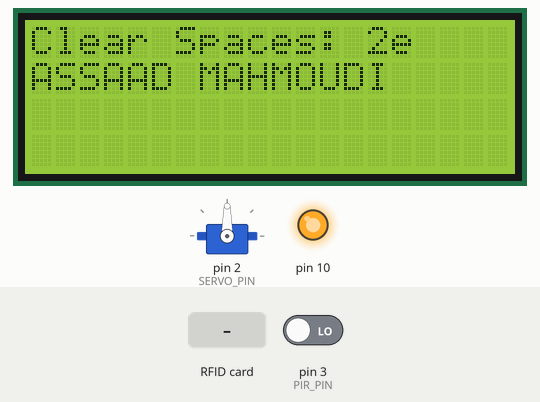
This sketch was run on a simulated Arduino Uno, built with avr-gcc and run on an emulated ATmega328P. On the bench: 20×4 character LCD, servo, output pins drawn as LEDs (lit = HIGH). Wiring (inferred from the names in the program): 2 × IR receiver: data pin 4 / data pin 5. The test bench sets the inputs (shaded band); at power-on: pin 3 (PIR_PIN) LOW. What the sketch prints to the serial monitor is not drawn.

Above: at 3.2 s.
3.3 s: RFID card B3 D8 89 1F held to the reader
At 7.3 s:
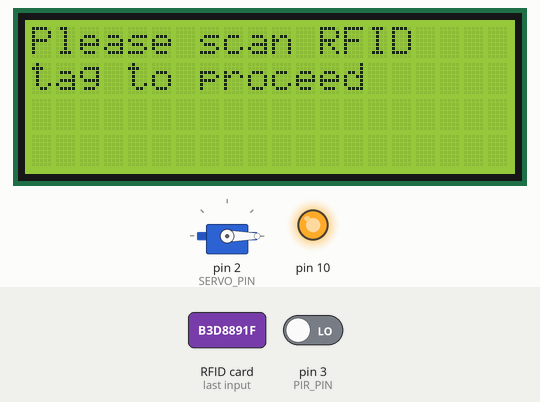
9.7 s: pin 3 (PIR_PIN) driven HIGH
At 11.3 s:
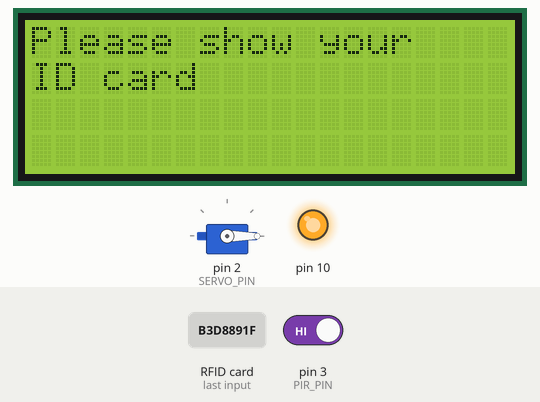
16.6 s: RFID card 5E 7A 19 C4 held to the reader
At 19.8 s:
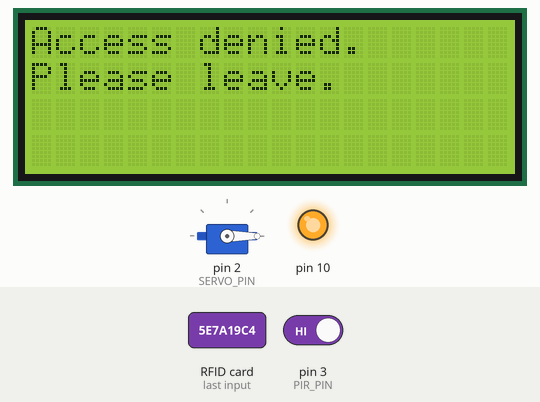
20.5 s: pin 3 (PIR_PIN) driven LOW
Timing chart, 0 to 23.5 s (numbered marks = the images above; inputs shaded):
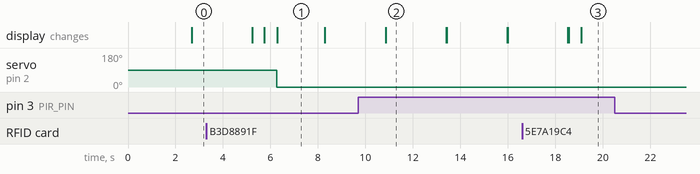

Measured:
- after the input at 3.3 s, servo on pin 2 (SERVO_PIN): 90° → 0° after 3.0 s; the display: first differs from a run without the input after 2.4 s (image 1 shows a later state)
- after the input at 9.7 s, the display: changes after 1.2 s (image 2)
- after the input at 16.6 s, the display: first differs from a run without the input after 2.5 s (image 3)
- what the display in image 1 shows lasts 2.0 s, from 6.3 s to 8.3 s
- what the display in image 2 shows lasts 2.5 s, from 10.9 s to 13.4 s

The sketch:

parkmate.ino
```cpp
#include <SPI.h>
#include <MFRC522.h>
#include <Wire.h>
#include <LiquidCrystal_I2C.h>
#include <Servo.h>

#define SS_PIN 9
#define RST_PIN 8
#define PIR_PIN 3
#define IR_PIN_1 0
#define IR_PIN_2 1
#define IR_PIN_3 4
#define IR_PIN_4 5
#define SERVO_PIN 2

LiquidCrystal_I2C LCD(0x27, 20, 4);
Servo servo;
MFRC522 rfid(SS_PIN, RST_PIN);

int pirPin = PIR_PIN;
int irPin1 = IR_PIN_1;
int irPin2 = IR_PIN_2;
int irPin3 = IR_PIN_3;
int irPin4 = IR_PIN_4;

int clearSpaces = 0;

void setup() {
  Serial.begin(9600);
  SPI.begin();
  rfid.PCD_Init();
  LCD.init();
  LCD.backlight();
  LCD.setCursor(0, 0);
  LCD.print("Welcome ParkMate");
  LCD.setCursor(0, 1);
  LCD.print("ASSAAD MAHMOUDI");

  servo.attach(SERVO_PIN);

  pinMode(pirPin, INPUT);
  pinMode(irPin1, INPUT);
  pinMode(irPin2, INPUT);
  pinMode(irPin3, INPUT);
  pinMode(irPin4, INPUT);
}

void loop() {
  int pirValue = digitalRead(pirPin);

  if (pirValue == HIGH) {
    LCD.clear();
    LCD.setCursor(0, 0);
    LCD.print("Please show your");
    LCD.setCursor(0, 1);
    LCD.print("ID card");
    if (clearSpaces > 0) {
      clearSpaces--; // Decrement clearSpaces when motion is detected
    }
  }

  delay(500);

  if (rfid.PICC_IsNewCardPresent() && rfid.PICC_ReadCardSerial()) {
    String tagID ="";
    for (byte i = 0; i < rfid.uid.size; i++) {
      tagID += String(rfid.uid.uidByte[i], HEX);
    }
    Serial.println("Tag ID: " + tagID);

    if (tagID == "b3d8891f") {
      LCD.clear();
      LCD.setCursor(0, 0);
      LCD.print("Access granted!");
      servo.write(90);
      delay(500);
      servo.write(0);
    } else {
      LCD.clear();
      LCD.setCursor(0, 0);
      LCD.print("Access denied.");
      LCD.setCursor(0, 1);
      LCD.print("Please leave.");
      delay(5000);
    }

    rfid.PICC_HaltA();
    rfid.PCD_StopCrypto1();

    LCD.clear();
    LCD.setCursor(0, 0);
    LCD.print("Please scan RFID");
    LCD.setCursor(0, 1);
    LCD.print("tag to proceed");
  }

  int irValue1 = digitalRead(irPin1);
  int irValue2 = digitalRead(irPin2);
  int irValue3 = digitalRead(irPin3);
  int irValue4 = digitalRead(irPin4);

  if (irValue1 == HIGH) {
    clearSpaces++;
    delay(1000);
  }
  if (irValue2 == HIGH) {
    clearSpaces++;
    delay(1000);
  }
  if (irValue3 == HIGH) {
    clearSpaces++;
    delay(1000);
  }
  if (irValue4 == HIGH) {
    clearSpaces++;
    delay(1000);
  }

  // Ensure clearSpaces stays within [0, 4]
  clearSpaces = constrain(clearSpaces, 0, 4);

  LCD.setCursor(0, 0);
  LCD.print("Clear Spaces: ");
  LCD.print(clearSpaces);
}
```
